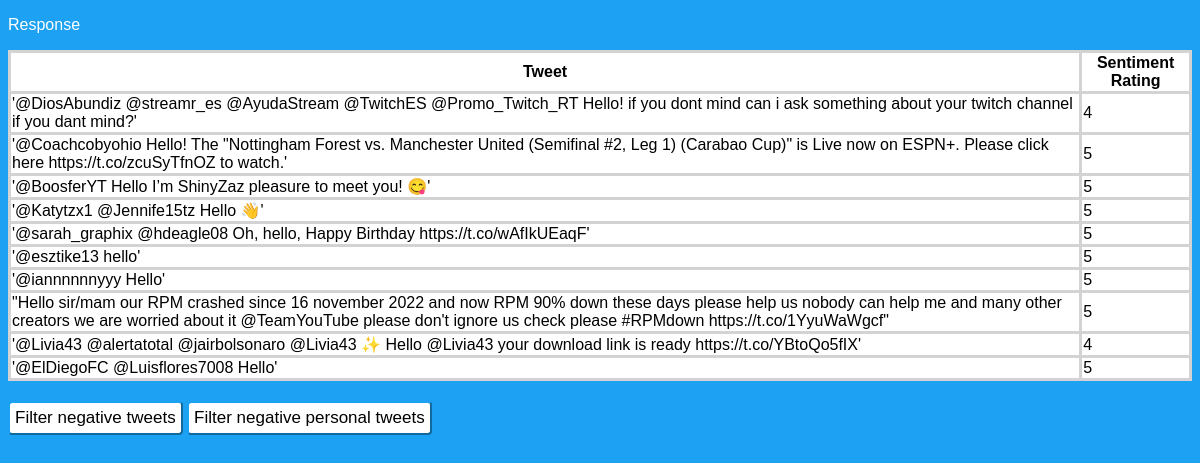
/tweetSentiment/results, run on an earlier commit of the app's database.
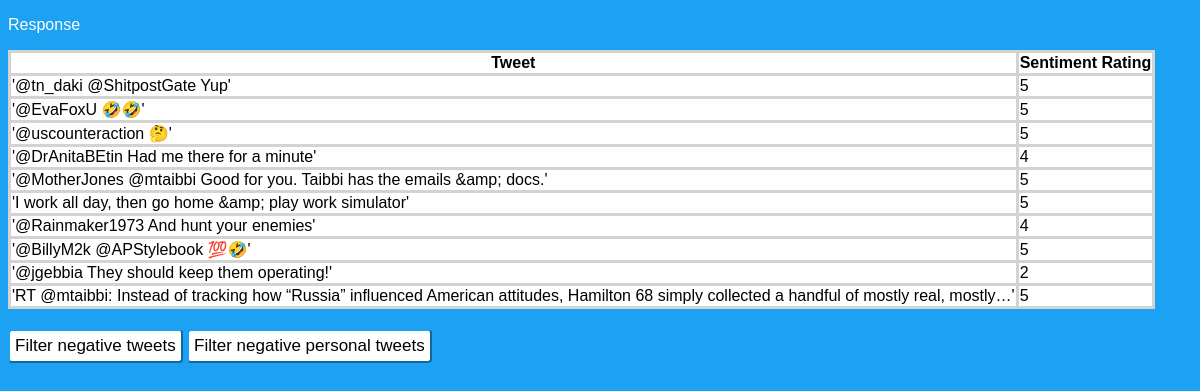
And on a later commit of the database.
### tweetSentiment/models.py (models this page shows)
class RequestedData(models.Model):
    tweet_text = models.CharField(max_length = 5000) #tweet text
    tweet_text_clean = models.CharField(max_length = 5000, default="na") #cleaned tweet text
    tweet_sentiment = models.CharField(max_length = 1) #sentiment
    request_number = models.IntegerField() #request number

### tweetSentiment/views.py (the view)
# urls.py: path('results', views.results, name = 'results'),
def results(request):
    last_object = RequestedData.objects.last() #get the last object from the database
    number = last_object.request_number #get the last request number
    query_results = RequestedData.objects.filter(request_number = number) #fetch all data entered that has that request number
    negative_tweets = RequestedData.objects.filter(request_number = number, tweet_sentiment = '5').values('tweet_text')
    personal_tweets = NegativeTweets.objects.filter(request_number = number, personal_tweet = '1').values('tweet_text')
    context = {'query_results': query_results, 'negative_tweets': negative_tweets, 'personal_tweets': personal_tweets} #dictionary of results
    return render(request, 'tweetSentiment/response.html', context) #return the page with request results

### tweetSentiment/Templates/tweetSentiment/response.html (shortened to what this page needs)
{% load static %}
<!DOCTYPE html>
<html lang="en-US">
  <head>
    <link rel="stylesheet" href="{% static 'style.css' %}">
  </head>
  <body>
    <p>Response</p>
    <table id="table">
    <tr>
      <th>Tweet</th>
      <th>Sentiment Rating</th>
    </tr>
    {% for tweet in query_results %}
    <tr>
        <td>{{ tweet.tweet_text }}</td>
        <td id="sentiment">{{ tweet.tweet_sentiment }}</td>
    </tr>
    {% endfor %}
  </table>
  <button class="button" id="neg_button" onclick="filter()">Filter negative tweets</button>
  <button class="button" id="neg_button_personal" onclick="filterPersonal()">Filter negative personal tweets</button>
  </body>
</html>

What changed in the data, as far as the page shows it:
removed RequestedData: tweet_text "'@DiosAbundiz @streamr_es @AyudaStream @TwitchES @Promo_Twitch_RT Hello! if you dont mind can i ask something about your twitch channel if you dant mind?'", tweet_sentiment "4"
removed RequestedData: tweet_text "'@Coachcobyohio Hello! The \"Nottingham Forest vs. Manchester United (Semifinal #2, Leg 1) (Carabao Cup)\" is Live now on ESPN+. Please click here https://t.co/zcuSyTfnOZ to watch.'", tweet_sentiment "5"
removed RequestedData: tweet_text "'@BoosferYT Hello I’m ShinyZaz pleasure to meet you! 😋'", tweet_sentiment "5"
removed RequestedData: tweet_text "'@Katytzx1 @Jennife15tz Hello 👋'", tweet_sentiment "5"
removed RequestedData: tweet_text "'@sarah_graphix @hdeagle08 Oh, hello, Happy Birthday https://t.co/wAfIkUEaqF'", tweet_sentiment "5"
removed RequestedData: tweet_text "'@esztike13 hello'", tweet_sentiment "5"
removed RequestedData: tweet_text "'@iannnnnnyyy Hello'", tweet_sentiment "5"
removed RequestedData: tweet_text "\"Hello sir/mam our RPM crashed since 16 november 2022 and now RPM 90% down these days please help us nobody can help me and many other creators we are worried about it @TeamYouTube please don't ignore us check please #RPMdown https://t.co/1YyuWaWgcf\"", tweet_sentiment "5"
removed RequestedData: tweet_text "'@Livia43 @alertatotal @jairbolsonaro @Livia43 ✨ Hello @Livia43 your download link is ready https://t.co/YBtoQo5fIX'", tweet_sentiment "4"
removed RequestedData: tweet_text "'@ElDiegoFC @Luisflores7008 Hello'", tweet_sentiment "5"
now on this page (row edited): RequestedData: tweet_text "'@tn_daki @ShitpostGate Yup'", tweet_sentiment "5"
now on this page (row edited): RequestedData: tweet_text "'@EvaFoxU 🤣🤣'", tweet_sentiment "5"
now on this page (row edited): RequestedData: tweet_text "'@uscounteraction 🤔'", tweet_sentiment "5"
now on this page (row edited): RequestedData: tweet_text "'@DrAnitaBEtin Had me there for a minute'", tweet_sentiment "4"
now on this page (row edited): RequestedData: tweet_text "'@MotherJones @mtaibbi Good for you. Taibbi has the emails &amp; docs.'", tweet_sentiment "5"
now on this page (row edited): RequestedData: tweet_text "'I work all day, then go home &amp; play work simulator'", tweet_sentiment "5"
now on this page (row edited): RequestedData: tweet_text "'@Rainmaker1973 And hunt your enemies'", tweet_sentiment "4"
now on this page (row edited): RequestedData: tweet_text "'@BillyM2k @APStylebook 💯🤣'", tweet_sentiment "5"
now on this page (row edited): RequestedData: tweet_text "'@jgebbia They should keep them operating!'", tweet_sentiment "2"
now on this page (row edited): RequestedData: tweet_text "'RT @mtaibbi: Instead of tracking how “Russia” influenced American attitudes, Hamilton 68 simply collected a handful of mostly real, mostly…'", tweet_sentiment "5"
